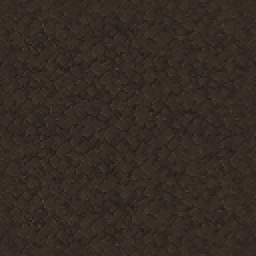
#> input picture test_ground_dirt_01.png, 128 x 128 px (shown 2 times larger)
$ python -i image_ops.py   (imports and definitions only)
#> lines starting #> are read from the running program, lines starting #| are printed output that depends on the picture
#> further down, picture is the input picture: PIL image 128x128 RGB; mean R, G, B 52.8, 42.8, 35.6
"""
Чистые операции над PIL.Image — без Tkinter, без зависимостей от editor state.
Каждая функция принимает Image и возвращает новый Image (или кортеж).
"""

from typing import Optional

import numpy as np
from PIL import Image

from config import CHROMA_TOLERANCE


# [33 lines left out: functions op_pixel_snap, op_resize_to, op_force_size, not called in this run]


def _detect_cell_size(arr_rgb: np.ndarray) -> int:
    """Авто-детект размера native-пикселя через автокорреляцию градиента."""
    gray = arr_rgb.mean(axis=2)
    grad = np.abs(np.diff(gray, axis=1)).sum(axis=0)
    if grad.std() == 0:
        return 10
    grad = grad - grad.mean()
    corr = np.correlate(grad, grad, mode="full")[len(grad) - 1:]
    for lag in range(3, min(33, len(corr) - 1)):
        if corr[lag] > corr[lag - 1] and corr[lag] >= corr[lag + 1]:
            if corr[lag] > 0.25 * corr[0]:
                return lag
    return 10


def op_smart_snap(img: Image.Image, k_colors: int = 16,
                  cell_size: Optional[int] = None) -> tuple[Image.Image, int]:
    """
    Векторизованный SpriteFusion-style snap.
    """
#> called with k_colors = 16
    rgba = img.convert("RGBA")
    arr_rgba = np.array(rgba)
    alpha = arr_rgba[:, :, 3]
#> alpha: shape (128, 128); every value is 255
    rgb_img = rgba.convert("RGB")

    paletted = rgb_img.quantize(colors=k_colors, method=Image.Quantize.MEDIANCUT)
    pal_indices = np.array(paletted, dtype=np.int64)
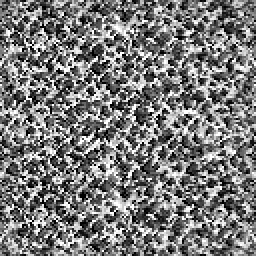
#> pal_indices: shape (128, 128) int64 (shown 2 times larger); min 0, max 15, mean 7.13; drawn with min black and max white

    palette_flat = paletted.getpalette() or [0] * 768
#> palette_flat = 48 values, max 64 at index 0, min 29 at index 47, mean 43.4
    if len(palette_flat) < 768:
        palette_flat = palette_flat + [0] * (768 - len(palette_flat))
#> palette_flat = 768 values, max 64 at index 0, min 0 at index 48, mean 2.71
    palette_rgb = np.array(palette_flat[:768], dtype=np.uint8).reshape(256, 3)
#> palette_rgb = 256 rows, first 8: [64, 51, 42], [60, 48, 40], [58, 47, 39], [57, 46, 38], [56, 45, 37], [55, 44, 37], [54, 44, 36], [53, 43, 36]

    if cell_size is None:
        rgb_for_detect = palette_rgb[pal_indices]
        cell_size = _detect_cell_size(rgb_for_detect)
#> in _detect_cell_size, `gray = arr_rgb.mean(axis=2)`:
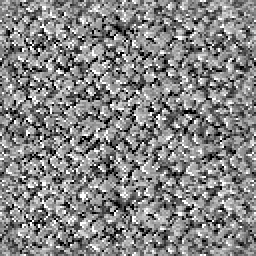
#> gray: shape (128, 128) float64 (shown 2 times larger); min 34.33, max 52.33, mean 43.7; drawn with min black and max white
#> in _detect_cell_size, `grad = np.abs(np.diff(gray, axis=1)).sum(axis=0)`: grad = 127 values, max 685.3 at index 34, min 341.3 at index 119, mean 500.2
#> in _detect_cell_size, `grad = grad - grad.mean()`: grad = 127 values, max 185.2 at index 34, min -158.8 at index 119, mean -8.01e-14
#> in _detect_cell_size, `corr = np.correlate(grad, grad, mode="full")[len(grad) - 1:]`: corr = 127 values, max 718343.9 at index 0, min -175090.4 at index 87, mean 2828.1
#> the loop in _detect_cell_size, `for lag in range(3, min(33, len(corr) - 1)):` made 3 passes
#> cell_size = 5
    cell_size = max(1, cell_size)

    h_orig, w_orig = pal_indices.shape
#> h_orig = 128; w_orig = 128
    target_w = max(1, round(w_orig / cell_size))
#> target_w = 26
    target_h = max(1, round(h_orig / cell_size))
#> target_h = 26
    new_h = target_h * cell_size
#> new_h = 130
    new_w = target_w * cell_size
#> new_w = 130

    if (new_h, new_w) != (h_orig, w_orig):
        pal_img = Image.fromarray(pal_indices.astype(np.uint8), mode="L")
        pal_indices = np.array(
            pal_img.resize((new_w, new_h), Image.NEAREST), dtype=np.int64
        )
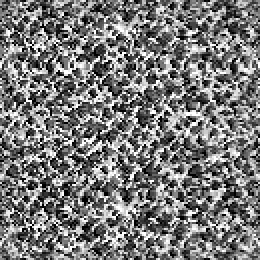
#> pal_indices: shape (130, 130) int64 (shown 2 times larger); min 0, max 15, mean 7.13; drawn with min black and max white
        alpha = np.array(
            Image.fromarray(alpha).resize((new_w, new_h), Image.NEAREST)
        )
#> alpha: shape (130, 130); every value is 255

    blocks = pal_indices.reshape(target_h, cell_size, target_w, cell_size)
    blocks = blocks.transpose(0, 2, 1, 3).reshape(
        target_h * target_w, cell_size * cell_size
    )
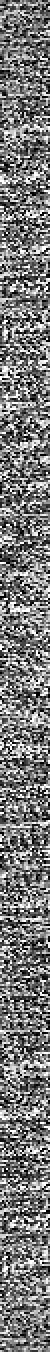
#> blocks: shape (676, 25) int64 (shown 2 times larger); min 0, max 15, mean 7.13; drawn with min black and max white

    K = 256
    n_blocks = blocks.shape[0]
#> n_blocks = 676
    offsets = (np.arange(n_blocks, dtype=np.int64) * K).reshape(-1, 1)
#> offsets = 676 values from 0 to 172800
    flat = (blocks + offsets).ravel()
#> flat = 16900 values, max 172812 at index 16875, min 1 at index 3, mean 86407.1
    counts = np.bincount(flat, minlength=n_blocks * K).reshape(n_blocks, K)
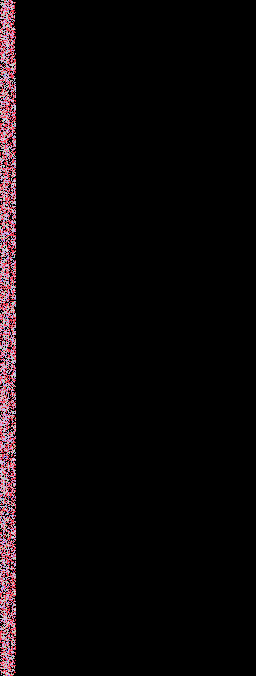
#> counts: shape (676, 256) int64; 11 distinct labels, from 0 to 10; one colour per label, 0 black
    mode_indices = counts.argmax(axis=1)
#> mode_indices = 676 values, max 15 at index 90, min 0 at index 32, mean 5.82

    out_rgb = palette_rgb[mode_indices].reshape(target_h, target_w, 3)

    alpha_blocks = alpha.reshape(target_h, cell_size, target_w, cell_size)
    alpha_blocks = alpha_blocks.transpose(0, 2, 1, 3).reshape(target_h, target_w, -1)
    out_alpha = np.median(alpha_blocks, axis=-1).astype(np.uint8)
#> out_alpha: shape (26, 26); every value is 255

    out = np.empty((target_h, target_w, 4), dtype=np.uint8)
    out[:, :, :3] = out_rgb
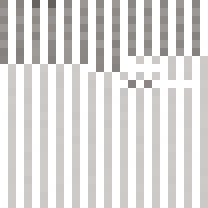
#> out: shape (26, 26, 4) (shown 8 times larger); mean of channels 0, 1, 2, 3 54.3, 43.9, 36.5, 42.6; transparent parts drawn white
    out[:, :, 3] = out_alpha

    small = Image.fromarray(out, "RGBA")
    return small.resize((w_orig, h_orig), Image.NEAREST), cell_size


# [143 lines left out: functions op_remove_chroma, op_chroma_to_alpha, op_crop_to_content, op_pad_to_canvas, build_shared_palette, op_apply_shared_palette and 1 more, not called in this run]

>>> from PIL import Image
>>> picture = Image.open('../../test_ground_dirt_01.png')
>>> result = op_smart_snap(picture)
